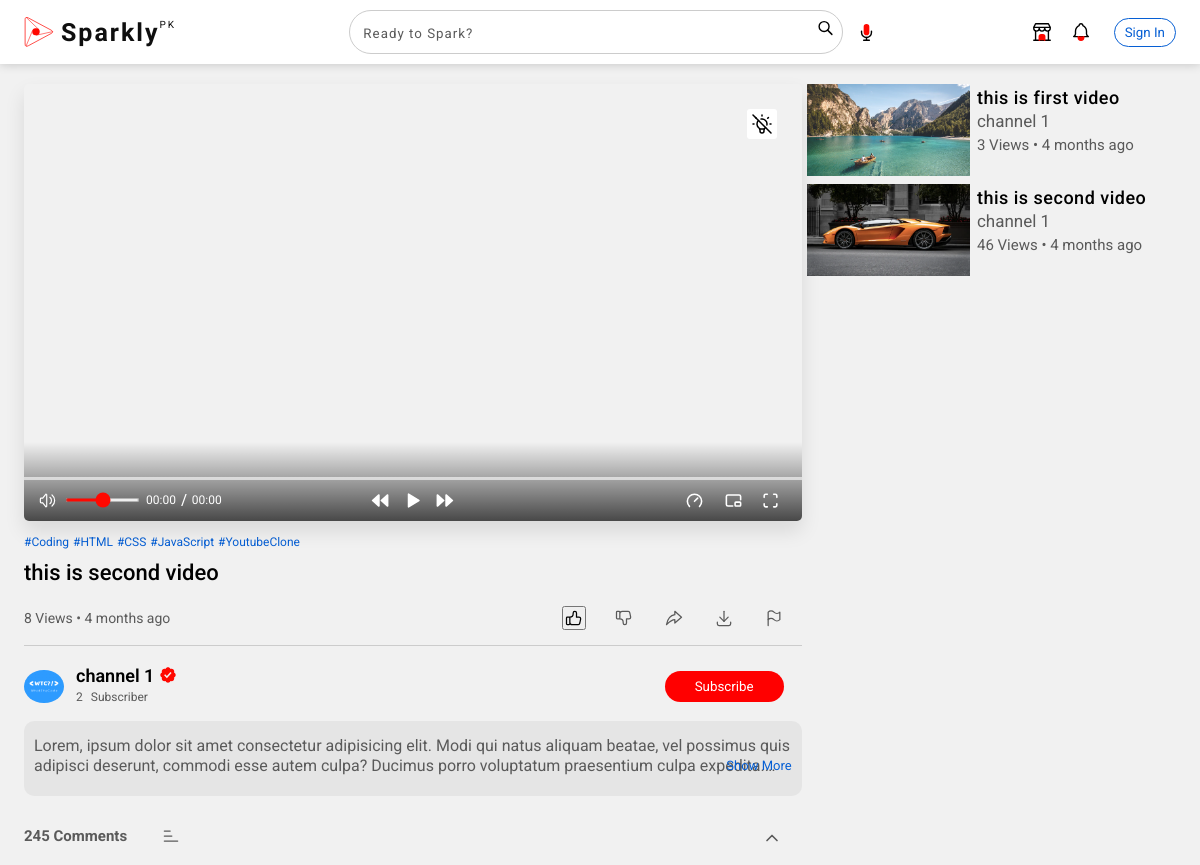
/watch.php?v_id=6, run on the app's committed database.
### tables this page shows
CREATE TABLE `videos` (
  `v_id` int(11) NOT NULL,
  `channel_id` int(11) NOT NULL,
  `user_id` int(11) NOT NULL,
  `v_title` varchar(255) NOT NULL,
  `v_description` text DEFAULT NULL,
  `v_file_path` varchar(255) NOT NULL,
  `v_added_t` varchar(100) NOT NULL,
  `v_added_d` varchar(100) NOT NULL,
  `v_thumbnail` varchar(255) DEFAULT NULL,
  `v_keyword` varchar(500) DEFAULT NULL,
  `v_views` int(11) DEFAULT 0,
  `v_likes` int(11) DEFAULT 0,
  `v_status` varchar(100) NOT NULL
);

CREATE TABLE `channels` (
  `c_id` int(11) NOT NULL,
  `user_id` int(11) NOT NULL,
  `c_title` varchar(255) NOT NULL,
  `c_description` text DEFAULT NULL,
  `c_added` timestamp NOT NULL DEFAULT current_timestamp(),
  `c_profile` varchar(500) DEFAULT NULL,
  `c_subscribers` int(11) DEFAULT 0,
  `c_videos` int(11) DEFAULT 0,
  `c_status` varchar(100) NOT NULL
);

### watch.php (the view, shortened to what this page needs)
<?php include('header.php'); ?>
<div class="container play-container">
    <div class="row">
        <div class="play-video">
            <div class="pcontainer show-controls">
                <div class="turn-light">
                </div>
                <div class="pwrapper">
                    <div class="video-timeline">
                        <div class="progress-area">
                        </div>
                    </div>
                    <ul class="video-controls">
                        <li class="options left">
                            <button class="volume">
                            </button>
                            <input type="range" min="0" max="1" step="any">
                            <div class="video-timer">
                                <p class="current-time">00:00</p>
                                <p class="separator"> / </p>
                                <p class="video-duration">00:00</p>
                            </div>
                        </li>
                        <li class="options center">
                            <button class="skip-backward">
                            </button>
                            <button class="play-pause">
                            </button>
                            <button class="skip-forward">
                            </button>
                        </li>
                        <li class="options right">
                            <div class="playback-content">
                                <button class="playback-speed">
                                    <svg xmlns="http://www.w3.org/2000/svg" width="24" height="24" viewBox="0 0 24 24" stroke-width="2" stroke="var(--white-unchanged)" fill="none" stroke-linecap="round" stroke-linejoin="round">
                                        <path stroke="none" d="M0 0h24v24H0z" fill="none" />
                                        <path d="M5.636 19.364a9 9 0 1 1 12.728 0" />
                                        <path d="M16 9l-4 4" />
                                    </svg>
                                </button>
                            </div>
                            <button class="pic-in-pic">
                            </button>
                            <button class="fullscreen">
                            </button>
                        </li>
                    </ul>
                </div>
                <?php
                include 'conn.php';
                $video_id = $_GET['v_id'];
                $sql = "SELECT videos.*, channels.*
                FROM videos
                INNER JOIN channels ON videos.channel_id = channels.c_id where videos.v_id=$video_id";
                $result = mysqli_query($conn, $sql);
                $sql_total_views = "SELECT v_views FROM videos WHERE v_id = $video_id";
                $result_total_views = mysqli_query($conn, $sql_total_views);
                $row_total_views = mysqli_fetch_assoc($result_total_views);
                $total_views = $row_total_views['v_views'];
                if (mysqli_num_rows($result) > 0) {
                    while ($row = mysqli_fetch_assoc($result)) {
                        $videoDate = $row['v_added_d'];
                        $videoTime = $row['v_added_t'];
                        $videoDateTime = new DateTime($videoDate . ' ' . $videoTime);
                        $currentDateTime = new DateTime();
                        $timeDifference = $currentDateTime->diff($videoDateTime);
                        $timeAgo = '';
                        if ($timeDifference->y > 0) {
                            $timeAgo .= $timeDifference->y . ' year' . ($timeDifference->y > 1 ? 's' : '') . ' ago';
                        } elseif ($timeDifference->m > 0) {
                            $timeAgo .= $timeDifference->m . ' month' . ($timeDifference->m > 1 ? 's' : '') . ' ago';
                        } elseif ($timeDifference->d > 0) {
                            $timeAgo .= $timeDifference->d . ' day' . ($timeDifference->d > 1 ? 's' : '') . ' ago';
                        } elseif ($timeDifference->h > 0) {
                            $timeAgo .= $timeDifference->h . ' hour' . ($timeDifference->h > 1 ? 's' : '') . ' ago';
                        } elseif ($timeDifference->i > 0) {
                            $timeAgo .= $timeDifference->i . ' minute' . ($timeDifference->i > 1 ? 's' : '') . ' ago';
                        } else {
                            $timeAgo = 'just now';
                        }
                ?>
                        <video src="Videos/<?php echo $row['v_file_path']; ?>"></video>
            </div>
            <div class="play-video-tags">
                <a href="?coding">#Coding</a>
                <a href="?html">#HTML</a>
                <a href="?css">#CSS</a>
                <a href="?javascript">#JavaScript</a>
                <a href="?youtubeclone">#YoutubeClone</a>
            </div>
            <div class="play-video-title">
                <h3 class="pointer">
                    <?php echo $row['v_title']; ?>
                </h3>
            </div>
            <div class="play-video-info">
                <p><?php echo $total_views; ?> Views &bull; <?php echo $timeAgo ?></p>
                <div class="play-video-links">
                    <div>
                        <button class="like-btn" data-video-id="<?php echo $row['v_id']; ?>">
                        </button>
                    </div>
                    <div>
                    </div>
                    <div>
                    </div>
                    <div>
                    </div>
                    <div>
                    </div>
                </div>
            </div>
            <hr class="line_break">
            <div class="play-channel">
                <img src="channel_img/<?php echo $row['c_profile']; ?>">
                <div class="play-channel-info">
                    <h3><?php echo $row['c_title']; ?>
                    </h3>
                    <span>
                        <div id="convertNo"><?php echo $row['c_subscribers']; ?></div> Subscriber
                    </span>
                </div>
        <?php
                        $channel_id = $row['c_id'];
                    }
                } else {
                    echo 'No Videos';
                }
                $isSubscribed = false;
        ?>
        <button type="submit" class="subscribe-btn" data-channel-id="<?php echo $channel_id; ?>">
            <?php echo $isSubscribed ? 'Unsubscribe' : 'Subscribe';  ?>
        </button>
            </div>
            <div class="play-video-desc">
                <p>
                    <?php
                    include 'conn.php';
                    $video_id = $_GET['v_id'];
                    $sql = "SELECT * FROM videos where v_id=$video_id";
                    $result = mysqli_query($conn, $sql);
                    if (mysqli_num_rows($result) > 0) {
                        while ($row = mysqli_fetch_assoc($result)) {
                    ?>
                            <?php echo $row['v_description']; ?>
                    <?php
                        }
                    }
                    ?>
                    <span id="showMore">Show More</span>
                </p>
            </div>
            <div class="flex-div2">
                <h4>245 Comments
                    <span>
                    </span>
                </h4>
            </div>
        </div>
        <div class="right-sidebar">
            <?php
            include 'conn.php';
            $video_id = $_GET['v_id'];
            $sql = "SELECT v2.*, ch.*,
            SUM(
                CASE
                    WHEN v1.v_keyword LIKE CONCAT(v2.v_keyword, '%') OR v1.v_keyword LIKE CONCAT('%', v2.v_keyword) OR v1.v_keyword LIKE CONCAT('%', v2.v_keyword , '%') THEN 1
                    ELSE 0
                END
            ) AS match_count
            FROM videos v1
            INNER JOIN videos v2 ON v1.v_keyword LIKE CONCAT('%', v2.v_keyword, '%')
            INNER JOIN channels ch ON v2.channel_id = ch.c_id
            WHERE v1.v_id = $video_id AND v2.v_id <> $video_id
            GROUP BY v2.v_id
            ORDER BY match_count DESC;";
            $result = mysqli_query($conn, $sql);
            if (mysqli_num_rows($result) > 0) {
                while ($row = mysqli_fetch_assoc($result)) {
                    $videoDate = $row['v_added_d'];
                    $videoTime = $row['v_added_t'];
                    $videoDateTime = new DateTime($videoDate . ' ' . $videoTime);
                    $currentDateTime = new DateTime();
                    $timeDifference = $currentDateTime->diff($videoDateTime);
                    $timeAgo = '';
                    if ($timeDifference->y > 0) {
                        $timeAgo .= $timeDifference->y . ' year' . ($timeDifference->y > 1 ? 's' : '') . ' ago';
                    } elseif ($timeDifference->m > 0) {
                        $timeAgo .= $timeDifference->m . ' month' . ($timeDifference->m > 1 ? 's' : '') . ' ago';
                    } elseif ($timeDifference->d > 0) {
                        $timeAgo .= $timeDifference->d . ' day' . ($timeDifference->d > 1 ? 's' : '') . ' ago';
                    } elseif ($timeDifference->h > 0) {
                        $timeAgo .= $timeDifference->h . ' hour' . ($timeDifference->h > 1 ? 's' : '') . ' ago';
                    } elseif ($timeDifference->i > 0) {
                        $timeAgo .= $timeDifference->i . ' minute' . ($timeDifference->i > 1 ? 's' : '') . ' ago';
                    } else {
                        $timeAgo = 'just now';
                    }
            ?>
                    <div class="side-video-list">
                        <a href="watch.php?v_id=<?php echo $row['v_id']; ?>" class="small-thumbnail">
                            <img src="video_thumbnail/<?php echo $row['v_thumbnail']; ?>">
                        </a>
                        <div class="video-info">
                            <a><?php echo $row['v_title']; ?></a>
                            <p class="c-title"><?php echo $row['c_title']; ?></p>
                            <p class="v-views"><?php echo $row['v_views']; ?> Views &bull; <?php echo $timeAgo ?></p>
                        </div>
                    </div>
            <?php
                }
            } else {
                echo 'No Videos';
            }
            ?>
        </div>
    </div>
</div>
</body>
</html>

### assets/css/responsive.css (style rules this page uses)
.pointer { cursor: pointer; }

### data on the page
videos: v_title "this is second video", v_views "8", timeAgo "4 months ago", channel.c_profile (picture), channel.c_title "channel 1", channel.c_subscribers "2", v_description "Lorem, ipsum dolor sit amet consectetur adipisicing elit. Modi qui natus aliquam beatae, vel possimus quis adipisci deserunt, commodi esse autem culpa? Ducimus porro voluptatum praesentium culpa…"
videos: v_thumbnail (picture), v_title "this is first video", channel.c_title "channel 1", v_views "3", timeAgo "4 months ago"
videos: v_thumbnail (picture), v_title "this is second video", channel.c_title "channel 1", v_views "46", timeAgo "4 months ago"
